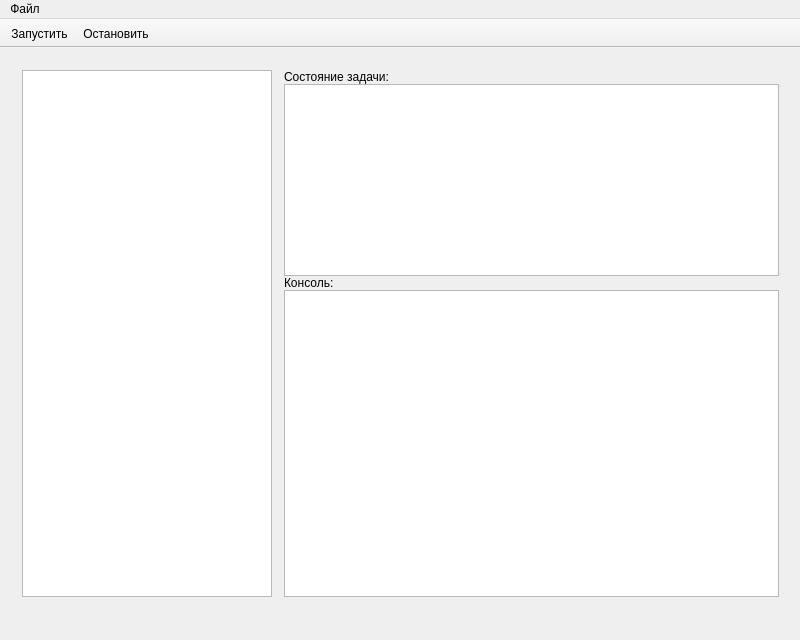
<?xml version="1.0" encoding="UTF-8"?>
<ui version="4.0">
 <class>MainWindow</class>
 <widget class="QMainWindow" name="MainWindow">
  <property name="geometry">
   <rect>
    <x>0</x>
    <y>0</y>
    <width>800</width>
    <height>640</height>
   </rect>
  </property>
  <property name="windowTitle">
   <string>Energo - Диспетчер автоматического опроса</string>
  </property>
  <widget class="QWidget" name="centralwidget">
   <widget class="QWidget" name="verticalLayoutWidget">
    <property name="geometry">
     <rect>
      <x>10</x>
      <y>10</y>
      <width>781</width>
      <height>551</height>
     </rect>
    </property>
    <layout class="QVBoxLayout" name="mainLayout">
     <property name="margin">
      <number>6</number>
     </property>
     <item>
      <layout class="QGridLayout" name="gridLayout" columnstretch="1,2">
       <property name="margin">
        <number>6</number>
       </property>
       <item row="0" column="0">
        <widget class="QTreeWidget" name="twSchedule">
         <property name="editTriggers">
          <set>QAbstractItemView::NoEditTriggers</set>
         </property>
         <property name="showDropIndicator" stdset="0">
          <bool>false</bool>
         </property>
         <property name="expandsOnDoubleClick">
          <bool>false</bool>
         </property>
         <attribute name="headerVisible">
          <bool>false</bool>
         </attribute>
         <column>
          <property name="text">
           <string notr="true">1</string>
          </property>
         </column>
        </widget>
       </item>
       <item row="0" column="1">
        <layout class="QVBoxLayout" name="verticalLayout" stretch="0,0,0,1">
         <property name="spacing">
          <number>0</number>
         </property>
         <property name="leftMargin">
          <number>6</number>
         </property>
         <item>
          <widget class="QLabel" name="label_2">
           <property name="text">
            <string>Состояние задачи:</string>
           </property>
          </widget>
         </item>
         <item>
          <widget class="QTableWidget" name="twStatus">
           <attribute name="horizontalHeaderVisible">
            <bool>false</bool>
           </attribute>
           <attribute name="verticalHeaderVisible">
            <bool>false</bool>
           </attribute>
           <attribute name="verticalHeaderDefaultSectionSize">
            <number>20</number>
           </attribute>
          </widget>
         </item>
         <item>
          <widget class="QLabel" name="label">
           <property name="text">
            <string>Консоль:</string>
           </property>
          </widget>
         </item>
         <item>
          <widget class="QPlainTextEdit" name="txtConsole">
           <property name="lineWrapMode">
            <enum>QPlainTextEdit::NoWrap</enum>
           </property>
           <property name="textInteractionFlags">
            <set>Qt::TextSelectableByKeyboard|Qt::TextSelectableByMouse</set>
           </property>
          </widget>
         </item>
        </layout>
       </item>
      </layout>
     </item>
    </layout>
   </widget>
  </widget>
  <widget class="QMenuBar" name="menubar">
   <property name="geometry">
    <rect>
     <x>0</x>
     <y>0</y>
     <width>800</width>
     <height>18</height>
    </rect>
   </property>
   <widget class="QMenu" name="menu">
    <property name="title">
     <string>Файл</string>
    </property>
   </widget>
   <addaction name="menu"/>
  </widget>
  <widget class="QToolBar" name="toolBar">
   <property name="windowTitle">
    <string>toolBar</string>
   </property>
   <property name="movable">
    <bool>false</bool>
   </property>
   <property name="toolButtonStyle">
    <enum>Qt::ToolButtonTextUnderIcon</enum>
   </property>
   <attribute name="toolBarArea">
    <enum>TopToolBarArea</enum>
   </attribute>
   <attribute name="toolBarBreak">
    <bool>false</bool>
   </attribute>
   <addaction name="actStart"/>
   <addaction name="actStop"/>
  </widget>
  <action name="actStart">
   <property name="checkable">
    <bool>false</bool>
   </property>
   <property name="icon">
    <iconset resource="resources.qrc">
     <normaloff>:/scheduler/images/go-next-view.png</normaloff>:/scheduler/images/go-next-view.png</iconset>
   </property>
   <property name="text">
    <string>Запустить</string>
   </property>
   <property name="menuRole">
    <enum>QAction::ApplicationSpecificRole</enum>
   </property>
  </action>
  <action name="actStop">
   <property name="icon">
    <iconset resource="resources.qrc">
     <normaloff>:/scheduler/images/media-playback-stop-7.png</normaloff>:/scheduler/images/media-playback-stop-7.png</iconset>
   </property>
   <property name="text">
    <string>Остановить</string>
   </property>
  </action>
 </widget>
 <resources>
  <include location="resources.qrc"/>
 </resources>
 <connections/>
</ui>
